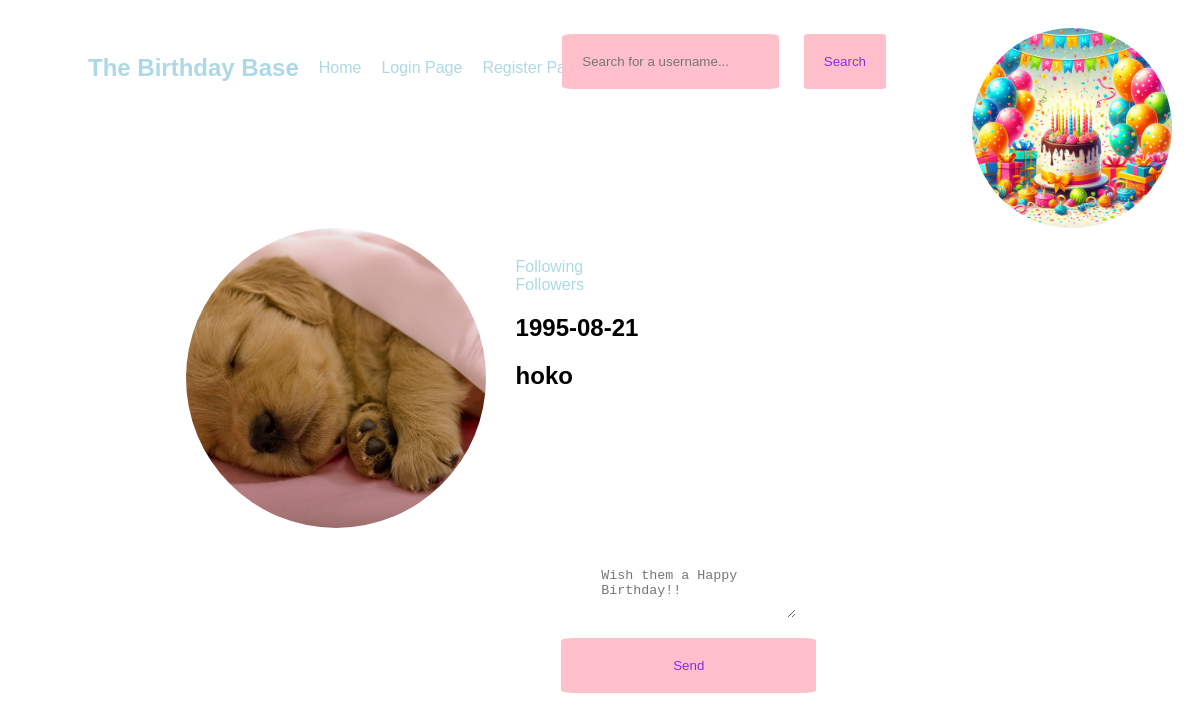
Before: /hoko with the older database file.
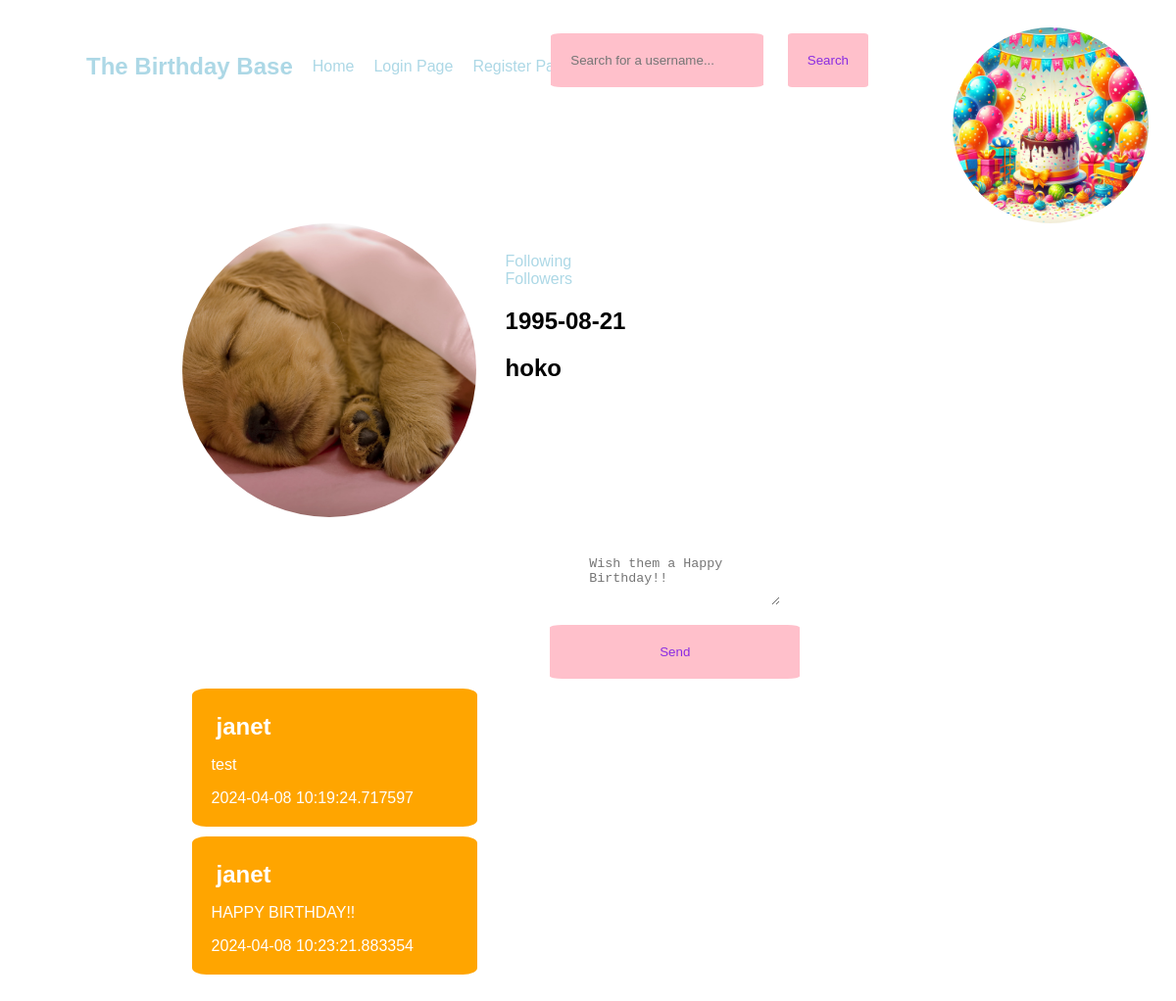
After: the same page with the newer database file.
### app.py (models this page shows, shortened)
class User(db.Model, UserMixin):
    id = db.Column(db.Integer, primary_key=True)
    username = db.Column(db.String(20), nullable=False, unique=True)
    password = db.Column(db.String(80), nullable=False)
    first_name = db.Column(db.String(20), nullable=False)
    last_name = db.Column(db.String(80), nullable=True)
    birthday = db.Column(db.Date, nullable=False)
    profile_pic = db.Column(db.String(), default="default.jpg")
    followed = db.relationship(
        "Follow",
        foreign_keys=[Follow.follower_id],
        backref=db.backref("follower", lazy="joined"),
        lazy="dynamic",
        cascade="all, delete-orphan",
    )
    followers = db.relationship(
        "Follow",
        foreign_keys=[Follow.followed_id],
        backref=db.backref("followed", lazy="joined"),
        lazy="dynamic",
        cascade="all, delete-orphan",
    )
    postsender = db.relationship(
        "Post",
        backref=backref("postsender", uselist=False),
        foreign_keys=[Post.sender],
        lazy=True,
    )

class Post(db.Model):
    id = db.Column(db.Integer, primary_key=True)
    body = db.Column(db.String(1000), nullable=False)
    receiver = db.Column(db.Integer, db.ForeignKey("user.id"), nullable=False)
    sender = db.Column(db.Integer, db.ForeignKey("user.id"), nullable=False)
    timestamp = db.Column(db.DateTime, default=datetime.now())

### app.py (the view, shortened to what this page needs)
@app.route("/<username>", methods=["GET", "POST"])
def profile(username):
    user = User.query.filter_by(username=username).first_or_404()
    form = PostForm()
    wishes = Post.query.filter_by(receiver=user.id)
    current_user = flask_login.current_user
    return render_template("profile.html", user=user, form=form, wishes=wishes)

### app.py
class PostForm(FlaskForm):
    body = TextAreaField(
        validators=[InputRequired(), Length(min=3, max=2000)],
        render_kw={"placeholder": "Wish them a Happy Birthday!!"},
    )
    submit = SubmitField("Send")

### templates/profile.html (shortened to what this page needs)
{% extends 'base.html' %} {% block content %}
<section>
  <div class="user">
    <img id="profile-img" src="/static/profile-pics/{{user.profile_pic}}" />
    <div class="userinfo">
      <div class="follow">
        <a href="{{ url_for('following', username=user.username) }}">Following</a><br>
        <a href="{{ url_for('followers', username=user.username) }}">Followers</a>
      </div>
      <h1>{{ user.birthday }}</h1>
      <h1>{{ user.username }}</h1>
    </div>
  </div>
  <div class="wishes">
    <form action="" method="POST">
      {{ form.hidden_tag() }} {{ form.body }} {{ form.submit }}
    </form>
  </div>
  {% for w in wishes %}
  <div class="wishes_messages">
    <h2>{{ w.postsender.username }}</h2>
    <p>{{ w.body }}</p>
    <info>{{ w.timestamp }}</info>
  </div>
  {% endfor %}
</section>
{% endblock %}

### templates/base.html (shortened to what this page needs)
<!DOCTYPE html>
<html lang="en">
  <head>
    <link
      rel="stylesheet"
      href="{{ url_for('static', filename='css/all.css') }}"
    />
  </head>
  <body>
    <nav>
      <ul>
        <li><a href="/"><h1>The Birthday Base</h1></a></li>
        <li><a href="{{ url_for('home')}}">Home</a></li>
        {% if current_user.is_authenticated %}
        <li><a href="{{url_for('logout')}}">Logout</a></li>
        {% else %}
        <li><a href="{{ url_for('login') }}">Login Page</a></li>
        <li><a href="{{ url_for('register') }}">Register Page</a></li>
        {% endif %}
        <form action="{{ url_for('search') }}" method="get">
            <input type="text" name="username" placeholder="Search for a username...">
          <input type="submit" value="Search">
      </form>
      </ul>
      <img class="logo" src="{{ url_for('static', filename='images/bday.jpg') }}">
    </nav>
    {% block content %} {% endblock %}
  </body>
</html>

### static/css/all.css (style rules this page uses)
#profile-img { width: 300px; height: 300px; object-fit: cover; object-position: center center; border-radius: 50%; }
html { font-family: Impact, Haettenschweiler, 'Arial Narrow Bold', sans-serif; margin: 0; }
ul { list-style-type: none; display: inline-flex; }
ul li { margin: auto; }
nav a { display: inline-flex; padding: 10px; }
.logo { border-radius: 50%; width: 200px; height: 200px; object-fit: cover; position: absolute; right: 0px; margin: 20px; }
a:link { text-decoration: none; color: lightblue; }
nav { display: inline-flex; position: relative; width: 100%; }
nav h1 { padding-left: 30px; }
section { margin-left: 15%; margin-top: 100px; margin-bottom: 100px; }
.user { display: flex; }
.userinfo { margin: 30px; }
.wishes { display: flex; justify-content: center; }
textarea { border: 0; padding: 20px; margin: 20px; }
input { background-color: pink; color: blueviolet; font-weight: 100; padding: 20px; border: 0; border-radius: 5%; }
.wishes form { display: grid; }
nav form { position: absolute; right: 25%; }
nav form input { margin: 10px; }
.wishes_messages { border-radius: 5%; background-color: orange; color: white; margin: 10px; padding: 20px; width: 25%; }
.wishes_messages h2 { margin: 5px; }

Changed rows visible on the page:
added Post: postsender.username "janet", body "test", timestamp "2024-04-08 10:19:24.717597"
added Post: postsender.username "janet", body "HAPPY BIRTHDAY!!", timestamp "2024-04-08 10:23:21.883354"
